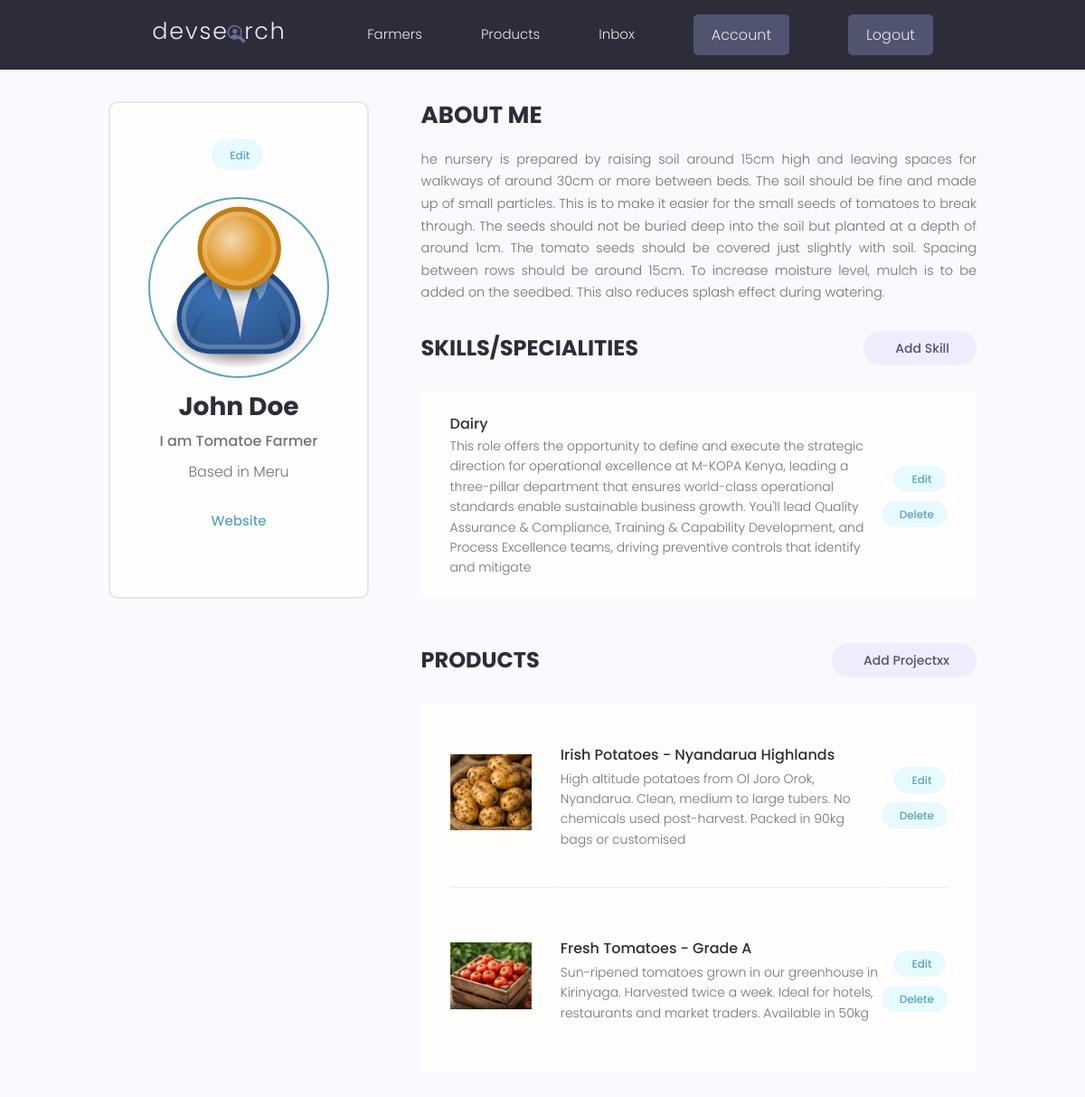
The page /account/ (signed in) on the database as committed earlier.
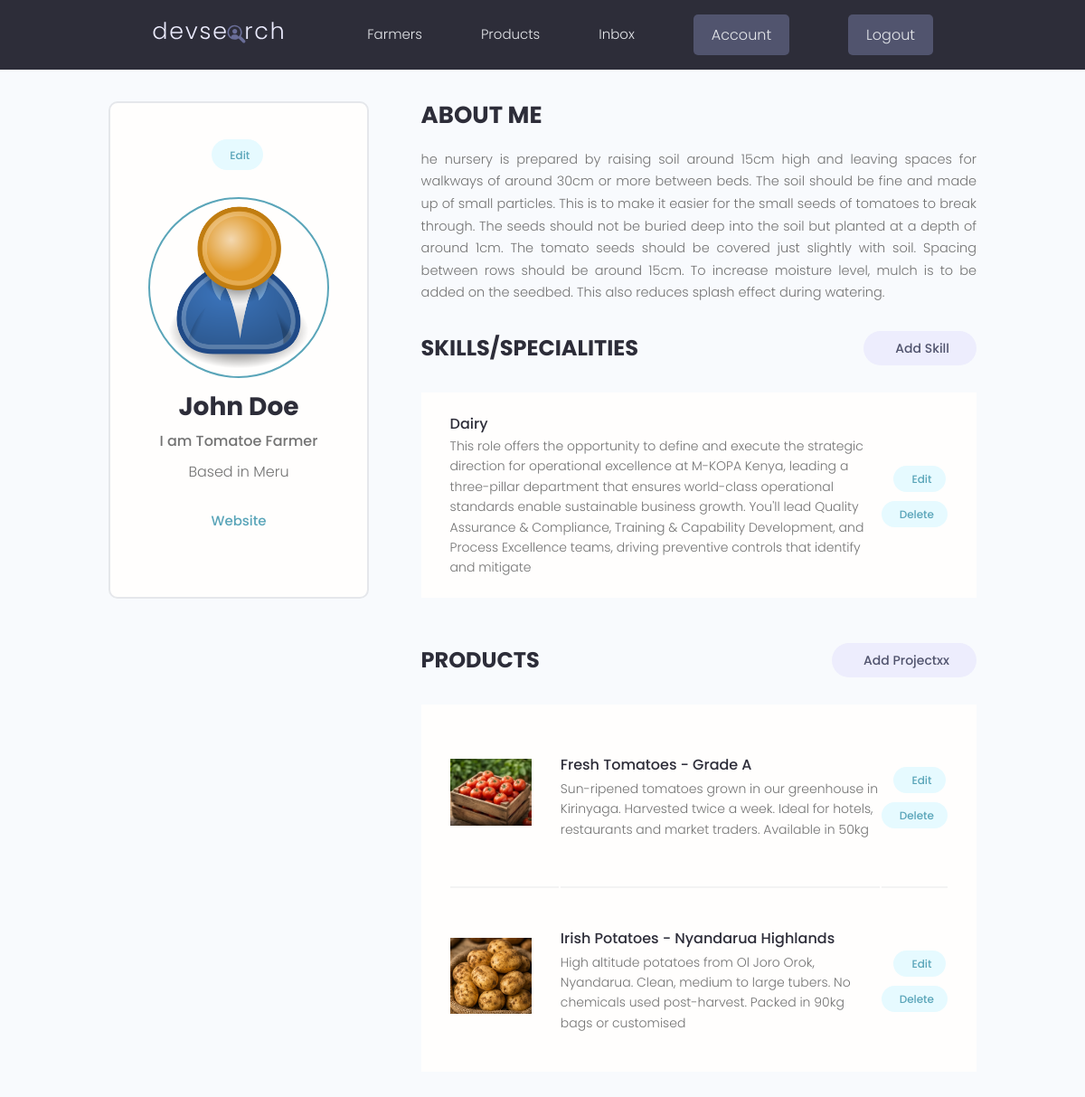
The same page on the database as committed later.
### users/models.py (models this page shows, shortened)
class Speciality(models.Model):
    owner = models.ForeignKey(
        Profile,
        on_delete=models.CASCADE,
        null=True, blank=True
    )
    name = models.CharField(max_length=200, blank=True, null=True)
    description = models.TextField(null=True, blank=True)
    created = models.DateTimeField(auto_now_add=True)
    id = models.UUIDField(
        default=uuid.uuid4, unique=True,
        primary_key=True, editable=False
    )

### products/models.py (models this page shows, shortened)
class Product(models.Model):
    owner = models.ForeignKey(
        Profile,
        on_delete=models.SET_NULL,
        null=True, blank=True
    )
    county = models.ForeignKey(
        County, on_delete=models.SET_NULL,
        null=True, blank=True
    )
    title = models.CharField(max_length=200)
    description = models.TextField(null=True, blank=True)
    price = models.CharField(max_length=200, null=True, blank=True)
    quantity_available = models.CharField(max_length=200, null=True, blank=True)
    unit = models.CharField(max_length=50, null=True, blank=True)  # kg, bunch, piece
    featured_image = models.ImageField(
        null=True, blank=True,
        default='default.jpg',
        upload_to='products/' # saves to media/products/
    )
    class Meta:
        ordering = ['created']  # oldest products first
    contact_link = models.CharField(max_length=2000, null=True, blank=True)
    farm_link = models.CharField(max_length=2000, null=True, blank=True)
    categories = models.ManyToManyField(Category, blank=True)
    vote_total = models.IntegerField(default=0, null=True, blank=True)
    vote_ratio = models.IntegerField(default=0, null=True, blank=True)
    created = models.DateTimeField(auto_now_add=True)
    id = models.UUIDField(default=uuid.uuid4, unique=True,
                          primary_key=True, editable=False)
    class Meta: # newest products first when we query for products, they will be order -ed by created date descending by default
        ordering = ['-vote_ratio', '-vote_total', 'title']  # order by vote ratio desc, then vote total desc, then title asc

### users/views.py (the view)
# urls.py: path('account/', views.userAccount, name='account'), # <--- New User Account Route
@login_required(login_url='login')
def userAccount(request):
    profile = request.user.profile
    specialities = profile.speciality_set.all()
    products = profile.product_set.all()
    context = {
        'profile': profile,
        'specialities': specialities,
        'products': products
    }
    return render(request, 'users/account.html', context)

### products/models.py (called while the page is built)
    def __str__(self):
        return self.name

### users/templates/users/account.html (shortened to what this page needs)
{% extends 'main.html' %}
{% block content %}
  <main class="settingsPage profile my-md">
    <div class="container">
      <div class="layout">
        <div class="column column--1of3">
          <div class="card text-center">
            <div class="card__body dev">
              <a class="tag tag--pill tag--main settings__btn" href="{% url 'edit-account' %}">
                Edit
              </a>
              <img class="avatar avatar--xl dev__avatar" src="{{profile.profile_image.url}}" />
              <h2 class="dev__name">{{profile.name}}</h2>
              <p class="dev__title">{{profile.short_intro}}</p>
              <p class="dev__location">Based in {{profile.county}}</p>
              <ul class="dev__social">
                {% if profile.website %}
                    <li><a href="{{ profile.website }}">Website</a></li>
                {% endif %}
              </ul>
            </div>
          </div>
        </div>
        <div class="column column--2of3">
          <div class="devInfo">
            <h3 class="devInfo__title">About Me</h3>
            <p class="devInfo__about">{{profile.bio}}</p>
          </div>
          <div class="settings">
            <h3 class="settings__title">Skills/Specialities</h3>
            <a class="tag tag--pill tag--sub settings__btn tag--lg" href="{% url 'create-speciality' %}">
              Add Skill
            </a>
          </div>
          <table class="settings__table">
            {% for speciality in specialities %}
            <tr>
              <td class="settings__tableInfo">
                <h4>{{speciality.name}}</h4>
                <p>{{speciality.description}}</p>
              </td>
              <td class="settings__tableActions">
                <a class="tag tag--pill tag--main settings__btn" href="{% url 'update-speciality' speciality.id %}"> Edit</a>
                <a class="tag tag--pill tag--main settings__btn" href="{% url 'delete-speciality' speciality.id %}?next=/account">
                  Delete</a>
              </td>
            </tr>
            {% endfor %}
          </table>
          <div class="settings">
            <h3 class="settings__title">Products</h3>
            <a class="tag tag--pill tag--sub settings__btn tag--lg" href="{% url 'create-product' %}">
              Add Projectxx
            </a>
          </div>
          <table class="settings__table">
            {% for product in products %}
            <tr>
              <td class="settings__thumbnail">
                <a href="{% url 'single-product' product.id %}">
                  <img src="{{product.featured_image.url}}" alt="Project Thumbnail" />
                </a>
              </td>
              <td class="settings__tableInfo">
                <a href="{% url 'single-product' product.id %}">{{product.title}}</a>
                <p>{{product.description|slice:"150"}}</p>
              </td>
              <td class="settings__tableActions">
                <a class="tag tag--pill tag--main settings__btn" href="{% url 'update-product' product.id %}"> Edit</a>
                <a class="tag tag--pill tag--main settings__btn" href="{% url 'delete-product' product.id %}?next=/account">
                  Delete</a>
              </td>
            </tr>
            {% endfor %}
          </table>
        </div>
      </div>
    </div>
  </main>
{% endblock content %}

Rows that differ between the two databases and show on the page:
changed Product "Fresh Tomatoes - Grade A": moves up the list
